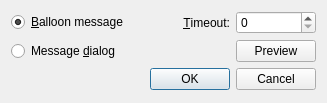
<?xml version="1.0" encoding="UTF-8"?>
<ui version="4.0">
 <class>schedule::TaskAdvancedSettingsDialog</class>
 <widget class="QDialog" name="schedule::TaskAdvancedSettingsDialog">
  <property name="geometry">
   <rect>
    <x>0</x>
    <y>0</y>
    <width>327</width>
    <height>103</height>
   </rect>
  </property>
  <property name="windowTitle">
   <string>Notification Settings</string>
  </property>
  <layout class="QGridLayout" name="gridLayout">
   <item row="0" column="0">
    <widget class="QRadioButton" name="msg_balloon_rbtn">
     <property name="text">
      <string>&amp;Balloon message</string>
     </property>
     <property name="checked">
      <bool>true</bool>
     </property>
    </widget>
   </item>
   <item row="0" column="1">
    <widget class="QLabel" name="timeout_label">
     <property name="text">
      <string>&amp;Timeout:</string>
     </property>
     <property name="alignment">
      <set>Qt::AlignRight|Qt::AlignTrailing|Qt::AlignVCenter</set>
     </property>
     <property name="buddy">
      <cstring>timeout_edit</cstring>
     </property>
    </widget>
   </item>
   <item row="0" column="2">
    <widget class="QSpinBox" name="timeout_edit"/>
   </item>
   <item row="1" column="0">
    <widget class="QRadioButton" name="msg_dialog_rbtn">
     <property name="text">
      <string>Message &amp;dialog</string>
     </property>
    </widget>
   </item>
   <item row="1" column="1">
    <spacer name="horizontalSpacer">
     <property name="orientation">
      <enum>Qt::Horizontal</enum>
     </property>
     <property name="sizeHint" stdset="0">
      <size>
       <width>89</width>
       <height>20</height>
      </size>
     </property>
    </spacer>
   </item>
   <item row="1" column="2">
    <widget class="QPushButton" name="preview_btn">
     <property name="text">
      <string>Preview</string>
     </property>
    </widget>
   </item>
   <item row="2" column="0" colspan="3">
    <widget class="QDialogButtonBox" name="buttonBox">
     <property name="orientation">
      <enum>Qt::Horizontal</enum>
     </property>
     <property name="standardButtons">
      <set>QDialogButtonBox::Cancel|QDialogButtonBox::Ok</set>
     </property>
    </widget>
   </item>
  </layout>
 </widget>
 <resources/>
 <connections>
  <connection>
   <sender>buttonBox</sender>
   <signal>accepted()</signal>
   <receiver>schedule::TaskAdvancedSettingsDialog</receiver>
   <slot>accept()</slot>
   <hints>
    <hint type="sourcelabel">
     <x>227</x>
     <y>84</y>
    </hint>
    <hint type="destinationlabel">
     <x>157</x>
     <y>102</y>
    </hint>
   </hints>
  </connection>
  <connection>
   <sender>buttonBox</sender>
   <signal>rejected()</signal>
   <receiver>schedule::TaskAdvancedSettingsDialog</receiver>
   <slot>reject()</slot>
   <hints>
    <hint type="sourcelabel">
     <x>295</x>
     <y>90</y>
    </hint>
    <hint type="destinationlabel">
     <x>286</x>
     <y>102</y>
    </hint>
   </hints>
  </connection>
 </connections>
</ui>
